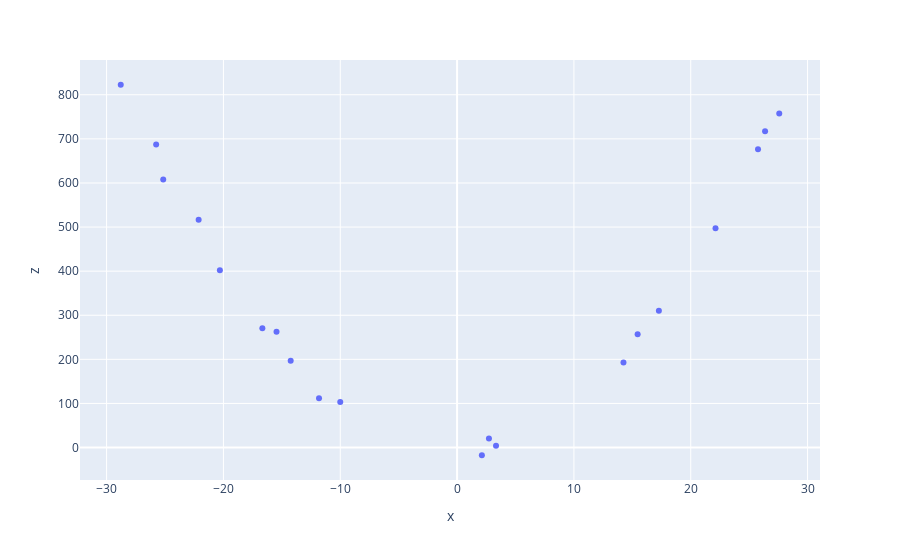

The notebook cell this image was saved under:
### Code cell
fig = px.scatter(data_frame_poly_trans, x="x", y="z")
fig.show()

### Figure 1 — Plotly figure (JSON) as saved in the notebook; plotly's stock layout.template omitted (floating-point values rounded to 4 significant figures)
{"data": [{"hovertemplate": "x=%{x}<br>z=%{y}<extra></extra>", "legendgroup": "", "marker": {"color": "#636efa", "symbol": "circle"}, "mode": "markers", "name": "", "showlegend": false, "type": "scatter", "x": [-28.79, -25.76, -25.15, -22.12, -20.3, -16.67, -15.45, -14.24, -11.82, -10, 2.121, 2.727, 3.333, 14.24, 15.45, 17.27, 22.12, 25.76, 26.36, 27.58], "xaxis": "x", "y": [822.7, 687.5, 607.6, 516.3, 402.2, 270.8, 262.8, 196.8, 111.7, 103, -17.5, 20.44, 4.111, 192.8, 256.8, 310.3, 497.3, 676.5, 717.0, 757.4], "yaxis": "y"}], "layout": {"legend": {"tracegroupgap": 0}, "margin": {"t": 60}, "xaxis": {"anchor": "y", "domain": [0, 1], "title": {"text": "x"}}, "yaxis": {"anchor": "x", "domain": [0, 1], "title": {"text": "z"}}}}
